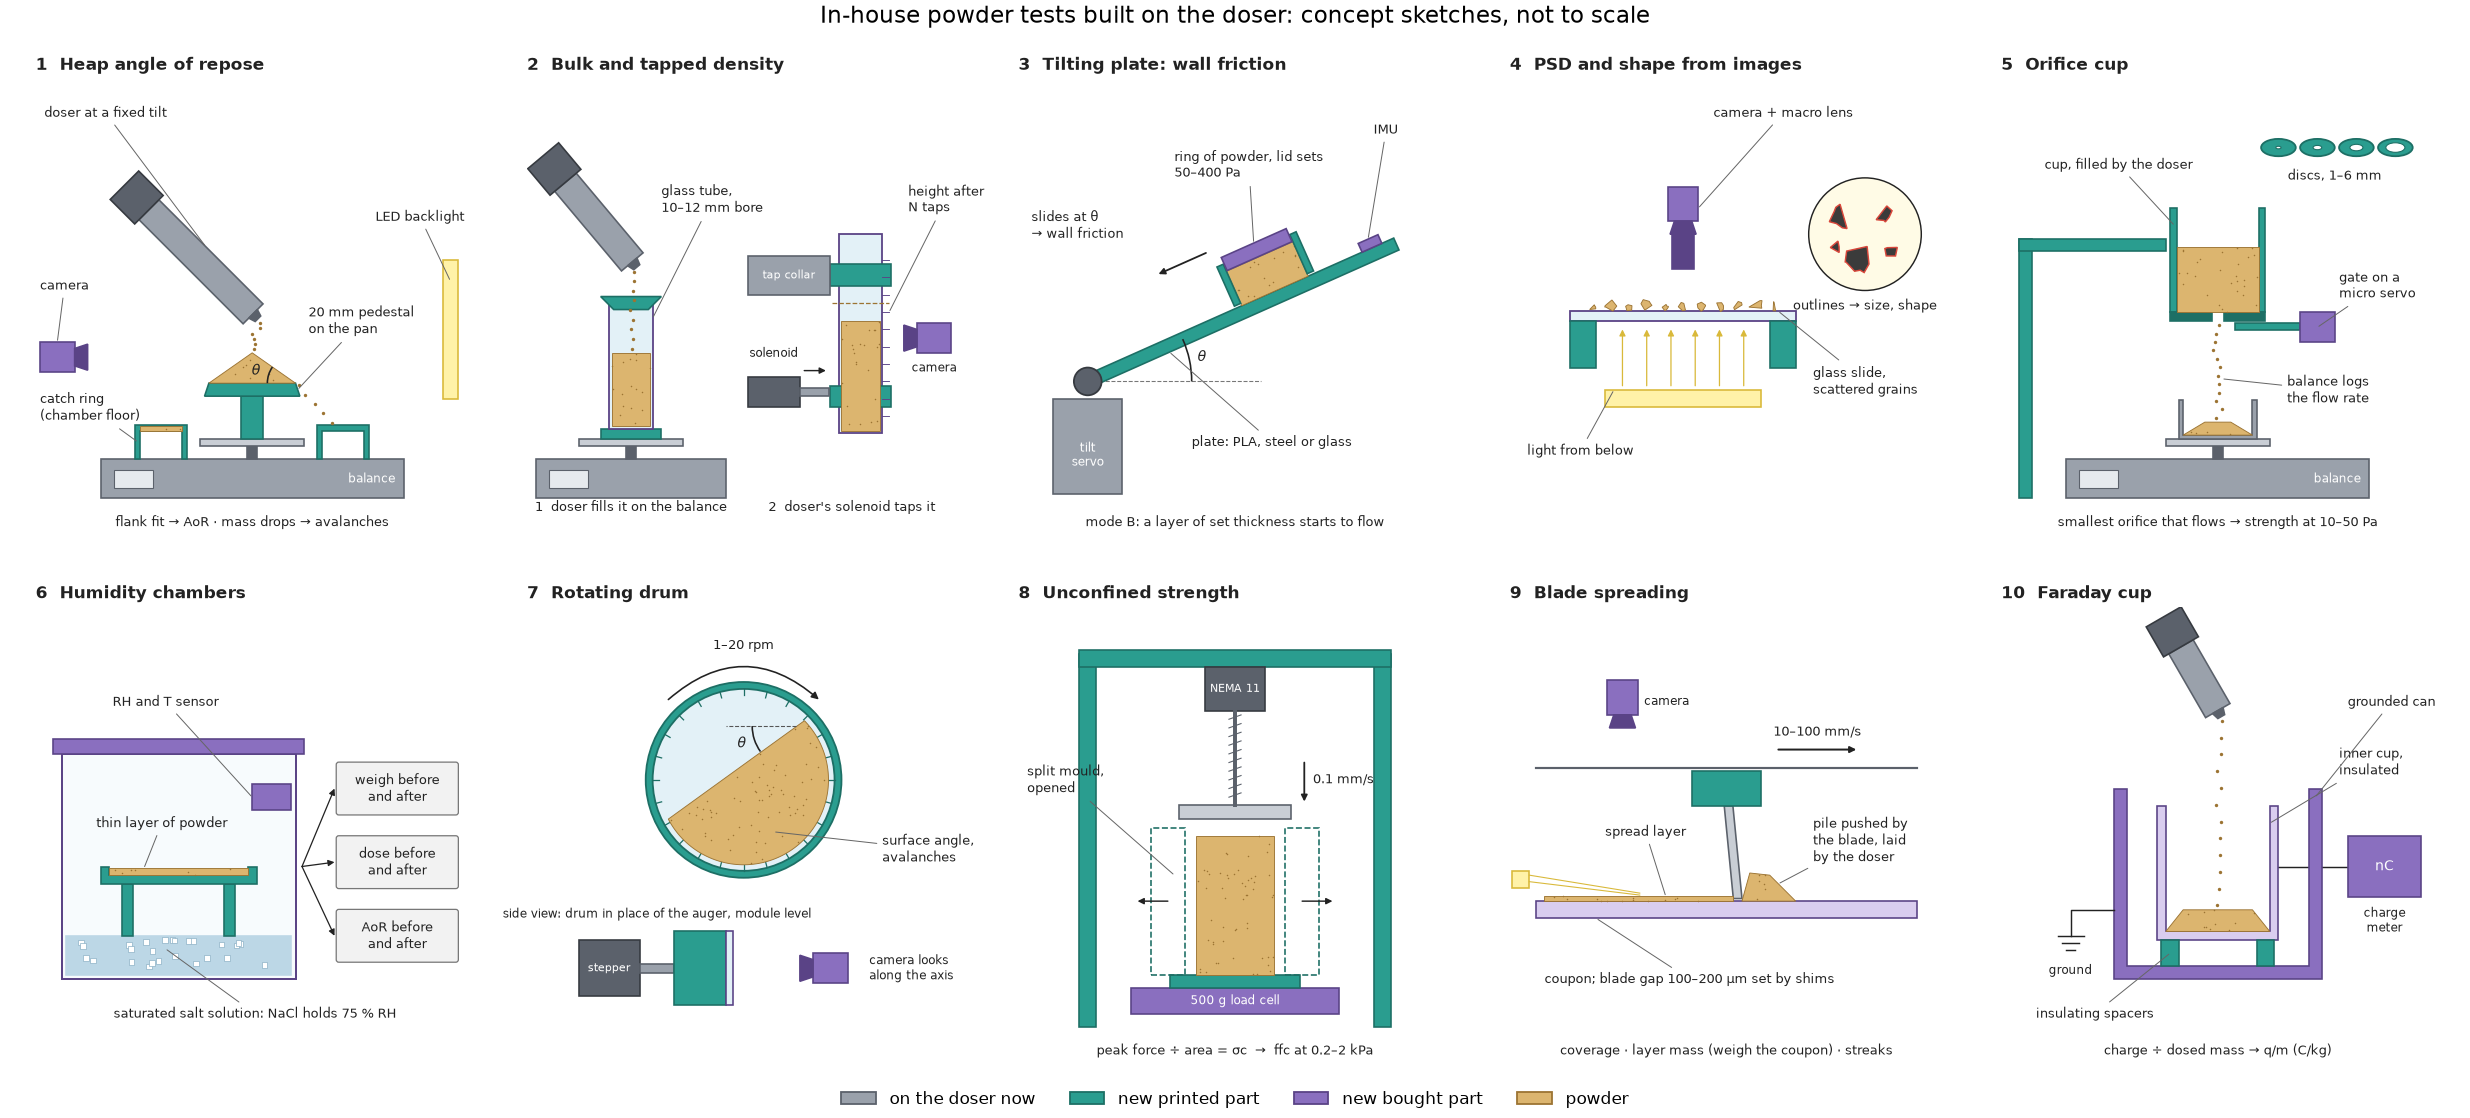

Write the Python code that produced this figure.
"""Concept sketches of the in-house powder tests built on the doser.

Draws one schematic side view per test (not to scale) and writes concepts.png next to
this file. Grey parts are on the doser already, teal parts are new printed parts and
purple parts are new bought parts.

    python concepts.py
"""
from pathlib import Path

import matplotlib

matplotlib.use("Agg")
import matplotlib.pyplot as plt  # noqa: E402
import numpy as np  # noqa: E402
from matplotlib import patches  # noqa: E402
from matplotlib.path import Path as MPath  # noqa: E402

HERE = Path(__file__).resolve().parent

EXIST, EXIST_DARK, EXIST_LIGHT = "#9aa1ab", "#5b616b", "#c9ced5"
PRINT, PRINT_DARK = "#2a9d8f", "#1d6f65"
BUY, BUY_DARK, BUY_LIGHT = "#8a6fbf", "#5a4386", "#d9cdef"
POWDER, POWDER_DOT = "#dcb56f", "#9c7433"
GLASS = "#e3f1f7"
LIGHT, LIGHT_EDGE = "#fff2a8", "#d9b93a"
WATER = "#bcd7e6"
TEXT = "#222222"
FS = 7.2


def poly(ax, pts, fc, ec=None, lw=0.9, z=2, ls="-", alpha=1.0):
    p = patches.Polygon(np.asarray(pts, float), closed=True, facecolor=fc,
                        edgecolor=ec if ec else fc, lw=lw, zorder=z, ls=ls, alpha=alpha)
    ax.add_patch(p)
    return p


def rect(ax, x, y, w, h, fc, ec=None, lw=0.9, z=2, ls="-"):
    return poly(ax, [(x, y), (x + w, y), (x + w, y + h), (x, y + h)], fc, ec, lw, z, ls)


def powder(ax, pts, seed=0, z=3, dots=0.09):
    """Fill a polygon with powder colour and stipple it."""
    pts = np.asarray(pts, float)
    poly(ax, pts, POWDER, POWDER_DOT, 0.5, z)
    rng = np.random.default_rng(seed)
    lo, hi = pts.min(0), pts.max(0)
    n = int(dots * (hi - lo).prod()) + 3
    cand = rng.uniform(lo, hi, size=(n, 2))
    inside = MPath(pts).contains_points(cand)
    c = cand[inside]
    ax.scatter(c[:, 0], c[:, 1], s=0.7, color=POWDER_DOT, zorder=z + 0.1, lw=0)


def stream(ax, x0, y0, x1, y1, n=9, seed=1, z=3):
    """A thin stream of falling grains."""
    rng = np.random.default_rng(seed)
    t = np.linspace(0, 1, n)
    xs = x0 + (x1 - x0) * t + rng.normal(0, 0.35, n)
    ys = y0 + (y1 - y0) * t
    ax.scatter(xs, ys, s=3.5, color=POWDER_DOT, zorder=z, lw=0)


def note(ax, xy, xytext, text, ha="left", fs=FS, color=TEXT):
    ax.annotate(text, xy=xy, xytext=xytext, fontsize=fs, ha=ha, va="center", color=color,
                arrowprops=dict(arrowstyle="-", lw=0.55, color="#666666",
                                shrinkA=1, shrinkB=1), zorder=10)


def text(ax, x, y, s, ha="center", fs=FS, color=TEXT, **kw):
    ax.text(x, y, s, ha=ha, va="center", fontsize=fs, color=color, zorder=10, **kw)


def arrow(ax, p0, p1, color=TEXT, lw=0.9, style="-|>", z=9):
    ax.annotate("", xy=p1, xytext=p0, zorder=z,
                arrowprops=dict(arrowstyle=style, lw=lw, color=color,
                                shrinkA=0, shrinkB=0, mutation_scale=7))


def balance(ax, x0=15.0, y0=3.0, w=70.0, label=True):
    """HR-100A balance: body, stem and pan. Returns (pan centre x, pan top y)."""
    rect(ax, x0, y0, w, 9, EXIST, EXIST_DARK)
    rect(ax, x0 + 3, y0 + 2.5, 9, 4, "#e6eaee", EXIST_DARK, lw=0.6)
    cx = x0 + w / 2
    rect(ax, cx - 1.2, y0 + 9, 2.4, 3, EXIST_DARK, EXIST_DARK)
    rect(ax, cx - 12, y0 + 12, 24, 1.6, EXIST_LIGHT, EXIST_DARK)
    if label:
        text(ax, x0 + w - 2, y0 + 4.5, "balance", ha="right", color="white", fs=6.5)
    return cx, y0 + 13.6


def doser(ax, tip, angle, length=38.0, width=6.5, label=None, label_at=None):
    """The auger module: a tube whose exit is at `tip`, tilted `angle` degrees from
    horizontal and rising to the left, with the stepper at its upper end."""
    a = np.radians(angle)
    d = np.array([-np.cos(a), np.sin(a)])
    n = np.array([np.sin(a), np.cos(a)])
    tip = np.asarray(tip, float)
    p0, p1 = tip + n * width / 2, tip - n * width / 2
    poly(ax, [p0, p1, p1 + d * length, p0 + d * length], EXIST, EXIST_DARK)
    top = tip + d * length
    m = [top + n * (width / 2 + 1.4), top - n * (width / 2 + 1.4),
         top - n * (width / 2 + 1.4) + d * 8, top + n * (width / 2 + 1.4) + d * 8]
    poly(ax, m, EXIST_DARK, "#363a40")
    poly(ax, [tip + n * 1.4, tip - n * 1.4, tip - n * 0.9 - d * 1.6, tip + n * 0.9 - d * 1.6],
         EXIST_DARK, EXIST_DARK)
    if label:
        mid = tip + d * length * 0.55
        note(ax, tuple(mid + n * width * 0.5), label_at, label)
    return tip - d * 1.6


def camera(ax, x, y, facing="right", label="camera", label_at=None, ha="left"):
    """Camera body and lens; (x, y) is the front of the lens."""
    if facing == "right":
        rect(ax, x - 11, y - 3.5, 8, 7, BUY, BUY_DARK)
        poly(ax, [(x - 3, y - 2), (x, y - 3), (x, y + 3), (x - 3, y + 2)], BUY_DARK, BUY_DARK)
    elif facing == "left":
        rect(ax, x + 3, y - 3.5, 8, 7, BUY, BUY_DARK)
        poly(ax, [(x + 3, y - 2), (x, y - 3), (x, y + 3), (x + 3, y + 2)], BUY_DARK, BUY_DARK)
    else:  # down
        rect(ax, x - 3.5, y + 3, 7, 8, BUY, BUY_DARK)
        poly(ax, [(x - 2, y + 3), (x - 3, y), (x + 3, y), (x + 2, y + 3)], BUY_DARK, BUY_DARK)
    if label and label_at:
        note(ax, (x - 7 if facing == "right" else x + 7 if facing == "left" else x, y + 3.5
                  if facing != "down" else y + 8), label_at, label, ha=ha)


def backlight(ax, x, y, w, h, label="LED backlight", label_at=None, ha="left"):
    rect(ax, x, y, w, h, LIGHT, LIGHT_EDGE)
    if label_at:
        note(ax, (x + w / 2, y + h * 0.85), label_at, label, ha=ha)


def angle_arc(ax, centre, r, a0, a1, label, label_r=None, fs=FS + 0.5):
    arc = patches.Arc(centre, 2 * r, 2 * r, theta1=a0, theta2=a1, lw=0.9, color=TEXT, zorder=9)
    ax.add_patch(arc)
    am = np.radians((a0 + a1) / 2)
    lr = label_r if label_r else r + 3
    text(ax, centre[0] + lr * np.cos(am), centre[1] + lr * np.sin(am), label, fs=fs,
         style="italic")


def setup(ax, title):
    ax.set_xlim(0, 100)
    ax.set_ylim(0, 100)
    ax.set_aspect("equal")
    ax.axis("off")
    ax.text(0, 101, title, ha="left", va="bottom", fontsize=9.5, fontweight="bold", color=TEXT)


# --- the ten panels -------------------------------------------------------------------

def p1_heap(ax):
    setup(ax, "1  Heap angle of repose")
    cx, top = balance(ax)
    # pedestal on the pan
    rect(ax, cx - 2.5, top, 5, 10, PRINT, PRINT_DARK)
    poly(ax, [(cx - 11, top + 10), (cx + 11, top + 10), (cx + 10, top + 13), (cx - 10, top + 13)],
         PRINT, PRINT_DARK)
    base_y = top + 13
    h = 10 * np.tan(np.radians(35))
    powder(ax, [(cx - 10, base_y), (cx + 10, base_y), (cx, base_y + h)], seed=3)
    # catch ring on the chamber floor, clear of the pan
    for x in (cx - 27, cx + 15):
        poly(ax, [(x, 12), (x + 1.2, 12), (x + 1.2, 18.5), (x + 10.8, 18.5), (x + 10.8, 12),
                  (x + 12, 12), (x + 12, 20), (x, 20)], PRINT, PRINT_DARK)
    powder(ax, [(cx - 25.8, 18.5), (cx - 16.2, 18.5), (cx - 16.2, 19.6), (cx - 25.8, 19.6)], seed=4)
    stream(ax, cx + 11, base_y - 0.5, cx + 18, 20.5, n=5, seed=5)
    exit_pt = doser(ax, (cx + 0.2, base_y + h + 9), 45, length=34,
                    label="doser at a fixed tilt", label_at=(2, 92))
    stream(ax, exit_pt[0], exit_pt[1] - 1, cx, base_y + h + 0.8, n=6, seed=6)
    angle_arc(ax, (cx + 10, base_y), 6.5, 145, 180, "θ", label_r=9.5)
    camera(ax, 12, base_y + 6, "right", label="camera", label_at=(1, 52))
    backlight(ax, 94, 26, 3.5, 32, label_at=(99, 68), ha="right")
    note(ax, (cx + 10.5, base_y - 1.5), (63, 44), "20 mm pedestal\non the pan")
    note(ax, (cx - 26.4, 16), (1, 24), "catch ring\n(chamber floor)")
    text(ax, 50, -2.5, "flank fit → AoR · mass drops → avalanches", fs=FS)


def p2_density(ax):
    setup(ax, "2  Bulk and tapped density")
    # fill on the balance
    cx, top = balance(ax, x0=2, w=44, label=False)
    text(ax, 24, 1.0, "1  doser fills it on the balance", fs=FS)
    rect(ax, cx - 7, top, 14, 2.5, PRINT, PRINT_DARK)
    rect(ax, cx - 5, top + 2.5, 10, 30, GLASS, BUY_DARK, lw=1.0)
    powder(ax, [(cx - 4.4, top + 3), (cx + 4.4, top + 3), (cx + 4.4, top + 20),
                (cx - 4.4, top + 20)], seed=7)
    poly(ax, [(cx - 7, top + 33), (cx + 7, top + 33), (cx + 4, top + 30), (cx - 4, top + 30)],
         PRINT, PRINT_DARK)
    tip = doser(ax, (cx + 0.3, top + 41), 50, length=24)
    stream(ax, tip[0], tip[1] - 1, cx, top + 21, n=9, seed=8)
    # tap in the tap collar
    tx = 77
    text(ax, 75, 1.0, "2  doser's solenoid taps it", fs=FS)
    rect(ax, tx - 5, 18, 10, 46, GLASS, BUY_DARK, lw=1.0)
    powder(ax, [(tx - 4.4, 18.6), (tx + 4.4, 18.6), (tx + 4.4, 44), (tx - 4.4, 44)], seed=9)
    ax.plot([tx - 6.5, tx + 6.5], [48, 48], ls="--", lw=0.7, color=POWDER_DOT, zorder=6)
    for yy in np.arange(22, 62, 4):
        ax.plot([tx + 5, tx + 6.6], [yy, yy], lw=0.5, color=BUY_DARK, zorder=6)
    rect(ax, tx - 7, 52, 14, 5, PRINT, PRINT_DARK)
    rect(ax, tx - 7, 24, 14, 5, PRINT, PRINT_DARK)
    rect(ax, tx - 26, 50, 19, 9, EXIST, EXIST_DARK)
    text(ax, tx - 16.5, 54.5, "tap collar", fs=6.3, color="white")
    rect(ax, tx - 26, 24, 12, 7, EXIST_DARK, "#363a40")
    rect(ax, tx - 14, 26.6, 6.8, 1.8, EXIST, EXIST_DARK)
    arrow(ax, (tx - 13, 32.5), (tx - 8, 32.5), lw=0.8)
    text(ax, tx - 20, 36.5, "solenoid", fs=6.5)
    note(ax, (tx + 6.6, 46), (88, 72), "height after\nN taps", ha="left")
    note(ax, (cx + 5, top + 28), (31, 72), "glass tube,\n10–12 mm bore")
    camera(ax, 87, 40, "left", label=None)
    text(ax, 94, 33, "camera", fs=6.5, ha="center")


def p3_tilt(ax):
    setup(ax, "3  Tilting plate: wall friction")
    piv = np.array([16.0, 30.0])
    rect(ax, 8, 4, 16, 22, EXIST, EXIST_DARK)
    text(ax, 16, 13, "tilt\nservo", fs=6.5, color="white")
    ax.add_patch(patches.Circle(piv, 3.2, facecolor=EXIST_DARK, edgecolor="#363a40", zorder=4))
    th = np.radians(24)
    u = np.array([np.cos(th), np.sin(th)])
    v = np.array([-np.sin(th), np.cos(th)])

    def P(s, t):
        return piv + u * s + v * t

    poly(ax, [P(0, -1.5), P(78, -1.5), P(78, 1.5), P(0, 1.5)], PRINT, PRINT_DARK, z=3)
    # ring of powder with a lid, just clear of the plate
    s0 = 38
    poly(ax, [P(s0, 2.1), P(s0 + 1.6, 2.1), P(s0 + 1.6, 12), P(s0, 12)], PRINT, PRINT_DARK, z=4)
    poly(ax, [P(s0 + 18.4, 2.1), P(s0 + 20, 2.1), P(s0 + 20, 12), P(s0 + 18.4, 12)], PRINT,
         PRINT_DARK, z=4)
    powder(ax, [P(s0 + 1.6, 1.5), P(s0 + 18.4, 1.5), P(s0 + 18.4, 10.2), P(s0 + 1.6, 10.2)], seed=10,
           z=3.5)
    poly(ax, [P(s0 + 1.8, 10.3), P(s0 + 18.2, 10.3), P(s0 + 18.2, 13.6), P(s0 + 1.8, 13.6)],
         BUY, BUY_DARK, z=4)
    rect_c = P(70, 1.5)
    poly(ax, [rect_c, rect_c + u * 5, rect_c + u * 5 + v * 2.2, rect_c + v * 2.2], BUY, BUY_DARK,
         z=4)
    arrow(ax, tuple(P(s0 - 1, 16)), tuple(P(s0 - 13, 16)), lw=1.0)
    ax.plot([piv[0], piv[0] + 40], [piv[1], piv[1]], ls="--", lw=0.6, color="#777777", zorder=2)
    angle_arc(ax, tuple(piv), 24, 0, 24, "θ", label_r=27)
    note(ax, tuple(P(s0 + 10, 13.6)), (36, 80), "ring of powder, lid sets\n50–400 Pa")
    note(ax, tuple(P(72.5, 3.7)), (82, 88), "IMU", ha="left")
    note(ax, tuple(P(20, -1.5)), (40, 16), "plate: PLA, steel or glass")
    text(ax, 3, 66, "slides at θ\n→ wall friction", ha="left", fs=FS)
    text(ax, 50, -2.5, "mode B: a layer of set thickness starts to flow", fs=FS)


def p4_psd(ax):
    setup(ax, "4  PSD and shape from images")
    camera(ax, 40, 64, "down", label=None)
    rect(ax, 37.5, 56, 5, 8, BUY_DARK, BUY_DARK)
    note(ax, (43.5, 70), (47, 92), "camera + macro lens", ha="left")
    rect(ax, 14, 44, 52, 2.2, GLASS, BUY_DARK, lw=1.0)
    rect(ax, 14, 33, 6, 11, PRINT, PRINT_DARK)
    rect(ax, 60, 33, 6, 11, PRINT, PRINT_DARK)
    rng = np.random.default_rng(11)
    for x in np.linspace(19, 61, 11):
        r = rng.uniform(0.7, 1.7)
        k = rng.integers(5, 8)
        ang = np.sort(rng.uniform(0, 2 * np.pi, k))
        rr = r * rng.uniform(0.75, 1.15, k)
        poly(ax, np.c_[x + rr * np.cos(ang), 46.2 + r + rr * np.sin(ang)], POWDER, POWDER_DOT, 0.5, 4)
    backlight(ax, 22, 24, 36, 4, label=None)
    for x in np.linspace(26, 54, 6):
        arrow(ax, (x, 29), (x, 42), color=LIGHT_EDGE, lw=0.7)
    note(ax, (24, 28), (4, 14), "light from below")
    note(ax, (62, 46.2), (70, 30), "glass slide,\nscattered grains")
    # zoomed view
    zc = np.array([82.0, 64.0])
    ax.add_patch(patches.Circle(zc, 13, facecolor="#fffbe6", edgecolor=TEXT, lw=0.8, zorder=3))
    for (dx, dy, r, k) in [(-5, 4, 3.0, 7), (4, 5, 2.2, 6), (-1, -5, 3.6, 8), (6, -4, 1.6, 6),
                           (-7, -3, 1.4, 5)]:
        ang = np.sort(rng.uniform(0, 2 * np.pi, k))
        rr = r * rng.uniform(0.7, 1.15, k)
        poly(ax, np.c_[zc[0] + dx + rr * np.cos(ang), zc[1] + dy + rr * np.sin(ang)], "#3b3b3b",
             "#d9473b", 0.8, 4)
    text(ax, 82, 47.5, "outlines → size, shape", fs=FS)


def p5_orifice(ax):
    setup(ax, "5  Orifice cup")
    cx, top = balance(ax)
    # catch cup on the pan
    poly(ax, [(cx - 9, top), (cx + 9, top), (cx + 9, top + 9), (cx + 8, top + 9), (cx + 8, top + 1),
              (cx - 8, top + 1), (cx - 8, top + 9), (cx - 9, top + 9)], EXIST, EXIST_DARK)
    powder(ax, [(cx - 8, top + 1), (cx + 8, top + 1), (cx + 3, top + 4), (cx - 3, top + 4)], seed=12)
    # stand, standing beside the balance
    rect(ax, 4, 3, 3, 60, PRINT, PRINT_DARK)
    rect(ax, 4, 60, 34, 3, PRINT, PRINT_DARK)
    # cup with orifice disc
    y0 = 46
    poly(ax, [(cx - 11, y0), (cx - 9.5, y0), (cx - 9.5, y0 + 24), (cx - 11, y0 + 24)], PRINT,
         PRINT_DARK)
    poly(ax, [(cx + 9.5, y0), (cx + 11, y0), (cx + 11, y0 + 24), (cx + 9.5, y0 + 24)], PRINT,
         PRINT_DARK)
    rect(ax, cx - 11, y0 - 2, 9.6, 2, PRINT_DARK, PRINT_DARK)
    rect(ax, cx + 1.4, y0 - 2, 9.6, 2, PRINT_DARK, PRINT_DARK)
    powder(ax, [(cx - 9.5, y0), (cx + 9.5, y0), (cx + 9.5, y0 + 15), (cx - 9.5, y0 + 15)], seed=13)
    # gate pulled aside by a micro servo
    rect(ax, cx + 4, y0 - 4.2, 15, 1.8, PRINT, PRINT_DARK)
    rect(ax, cx + 19, y0 - 7, 8, 7, BUY, BUY_DARK)
    stream(ax, cx, y0 - 3, cx, top + 5, n=12, seed=14)
    # disc set
    for i, (x, r) in enumerate([(64, 0.6), (73, 1.0), (82, 1.5), (91, 2.2)]):
        ax.add_patch(patches.Ellipse((x, 84), 8, 4, facecolor=PRINT, edgecolor=PRINT_DARK,
                                     zorder=4))
        ax.add_patch(patches.Ellipse((x, 84), 2 * r, r, facecolor="white", edgecolor=PRINT_DARK,
                                     lw=0.6, zorder=5))
    text(ax, 77, 77.5, "discs, 1–6 mm", fs=FS)
    note(ax, (cx - 10, y0 + 20), (10, 80), "cup, filled by the doser")
    note(ax, (cx + 23, y0 - 3.5), (78, 52), "gate on a\nmicro servo")
    note(ax, (cx + 1, top + 14), (66, 28), "balance logs\nthe flow rate")
    text(ax, 50, -2.5, "smallest orifice that flows → strength at 10–50 Pa", fs=FS)


def p6_humidity(ax):
    setup(ax, "6  Humidity chambers")
    rect(ax, 6, 14, 54, 52, "#f7fbfd", BUY_DARK, lw=1.1)
    rect(ax, 4, 66, 58, 3.5, BUY, BUY_DARK)
    rect(ax, 7, 15, 52, 9, WATER, WATER)
    rng = np.random.default_rng(15)
    for _ in range(26):
        x, y = rng.uniform(9, 57), rng.uniform(16, 22.5)
        rect(ax, x, y, 1.3, 1.3, "white", "#8fb3c7", lw=0.4, z=3)
    rect(ax, 20, 24, 2.5, 12, PRINT, PRINT_DARK)
    rect(ax, 43.5, 24, 2.5, 12, PRINT, PRINT_DARK)
    poly(ax, [(15, 36), (51, 36), (51, 40), (49, 40), (49, 38), (17, 38), (17, 40), (15, 40)], PRINT,
         PRINT_DARK)
    powder(ax, [(17, 38), (49, 38), (49, 39.6), (17, 39.6)], seed=16)
    rect(ax, 50, 53, 9, 6, BUY, BUY_DARK)
    note(ax, (50, 56), (30, 78), "RH and T sensor", ha="center")
    note(ax, (30, 21), (18, 6), "saturated salt solution: NaCl holds 75 % RH", ha="left")
    note(ax, (25, 39.6), (14, 50), "thin layer of powder")
    for i, s in enumerate(["weigh before\nand after", "dose before\nand after", "AoR before\nand after"]):
        y = 58 - i * 17
        ax.add_patch(patches.FancyBboxPatch((70, y - 5.5), 27, 11, boxstyle="round,pad=0.6",
                                            facecolor="#f2f2f2", edgecolor="#777777", lw=0.7,
                                            zorder=3))
        text(ax, 83.5, y, s, fs=FS)
        arrow(ax, (61.5, 40), (69, y), lw=0.7)


def p7_drum(ax):
    setup(ax, "7  Rotating drum")
    c = np.array([50.0, 60.0])
    R = 21.0
    ax.add_patch(patches.Circle(c, R + 1.6, facecolor=PRINT, edgecolor=PRINT_DARK, zorder=2))
    ax.add_patch(patches.Circle(c, R, facecolor=GLASS, edgecolor=PRINT_DARK, zorder=2.5))
    for a in np.linspace(0, 2 * np.pi, 24, endpoint=False):
        ax.plot([c[0] + R * np.cos(a), c[0] + (R - 1.4) * np.cos(a)],
                [c[1] + R * np.sin(a), c[1] + (R - 1.4) * np.sin(a)], color=PRINT_DARK, lw=0.7,
                zorder=3)
    th = np.radians(36)
    nrm = np.array([np.sin(th), -np.cos(th)])  # points into the powder
    off = 3.0
    t = np.linspace(0, 2 * np.pi, 400)
    circ = c + (R - 1.4) * np.c_[np.cos(t), np.sin(t)]
    keep = (circ - c) @ nrm > -off
    pts = circ[keep]
    ang = np.arctan2(pts[:, 1] - c[1], pts[:, 0] - c[0])
    order = np.argsort(np.unwrap(ang - ang[0]))
    powder(ax, pts[order], seed=17)
    ax.plot([c[0] - 24, c[0] + 4], [c[1] - 24 * np.tan(th) * 0 + 0, c[1]], lw=0)
    # free-surface angle against the horizontal
    p_low = c + np.array([np.cos(th), np.sin(th)]) * (R - 4) - nrm * off
    ax.plot([p_low[0], p_low[0] - 16], [p_low[1], p_low[1]], ls="--", lw=0.6, color="#555555",
            zorder=6)
    angle_arc(ax, tuple(p_low), 10, 180, 180 + 36, "θ", label_r=13)
    ax.add_patch(patches.FancyArrowPatch((c[0] - 18, c[1] + 18), (c[0] + 18, c[1] + 18),
                                         connectionstyle="arc3,rad=-0.45", arrowstyle="-|>",
                                         mutation_scale=8, lw=0.9, color=TEXT, zorder=7))
    text(ax, 50, 91, "1–20 rpm", fs=FS)
    # side view: stepper, drum, window, camera
    rect(ax, 12, 10, 14, 13, EXIST_DARK, "#363a40")
    text(ax, 19, 16.5, "stepper", fs=6.3, color="white")
    rect(ax, 26, 15.4, 8, 2.2, EXIST, EXIST_DARK)
    rect(ax, 34, 8, 12, 17, PRINT, PRINT_DARK)
    rect(ax, 46, 8, 1.6, 17, GLASS, BUY_DARK)
    camera(ax, 63, 16.5, "left", label=None)
    text(ax, 79, 16.5, "camera looks\nalong the axis", fs=6.5, ha="left")
    text(ax, 30, 29, "side view: drum in place of the auger, module level", fs=6.5)
    note(ax, (c[0] + 7, c[1] - 12), (82, 44), "surface angle,\navalanches")


def p8_ucs(ax):
    setup(ax, "8  Unconfined strength")
    rect(ax, 14, 3, 4, 86, PRINT, PRINT_DARK)
    rect(ax, 82, 3, 4, 86, PRINT, PRINT_DARK)
    rect(ax, 14, 86, 72, 4, PRINT, PRINT_DARK)
    rect(ax, 26, 6, 48, 6, BUY, BUY_DARK)
    text(ax, 50, 9, "500 g load cell", fs=6.5, color="white")
    rect(ax, 35, 12, 30, 3, PRINT, PRINT_DARK)
    powder(ax, [(41, 15), (59, 15), (59, 47), (41, 47)], seed=18)
    for x0, dx in ((30.5, -1), (61.5, 1)):
        rect(ax, x0, 15, 8, 34, "none", PRINT_DARK, lw=0.9, ls="--")
        arrow(ax, (x0 + 4, 32), (x0 + 4 + 7 * dx, 32), lw=0.8)
    text(ax, 50, 53.5, "", fs=6)
    rect(ax, 37, 51, 26, 3.2, EXIST_LIGHT, EXIST_DARK)
    ax.plot([50, 50], [54.2, 76], color=EXIST_DARK, lw=2.2, zorder=3)
    for yy in np.arange(56, 76, 2):
        ax.plot([48.6, 51.4], [yy, yy + 1], color=EXIST_DARK, lw=0.6, zorder=3)
    rect(ax, 43, 76, 14, 10, EXIST_DARK, "#363a40")
    text(ax, 50, 81, "NEMA 11", fs=6.2, color="white")
    arrow(ax, (66, 64), (66, 55), lw=1.0)
    text(ax, 68, 60, "0.1 mm/s", fs=FS, ha="left")
    note(ax, (36, 38), (2, 60), "split mould,\nopened", ha="left")
    text(ax, 50, -2.5, "peak force ÷ area = σc  →  ffc at 0.2–2 kPa", fs=FS)


def p9_spread(ax):
    setup(ax, "9  Blade spreading")
    rect(ax, 6, 28, 88, 4, BUY_LIGHT, BUY_DARK)
    powder(ax, [(8, 32), (51.5, 32), (51.5, 33.1), (8, 33.1)], seed=20, dots=0.25)
    powder(ax, [(53.6, 32), (66, 32), (60, 38), (55.4, 38.5)], seed=19)
    poly(ax, [(51.6, 32.6), (53.6, 32.6), (51.5, 54), (49.5, 54)], EXIST_LIGHT, EXIST_DARK)
    rect(ax, 42, 54, 16, 8, PRINT, PRINT_DARK)
    ax.plot([6, 94], [62.8, 62.8], color=EXIST_DARK, lw=1.2, zorder=1)
    arrow(ax, (62, 67), (80, 67), lw=1.1)
    text(ax, 71, 71, "10–100 mm/s", fs=FS)
    camera(ax, 26, 72, "down", label=None)
    text(ax, 31, 78, "camera", fs=6.5, ha="left")
    rect(ax, 0.5, 35, 4, 4, LIGHT, LIGHT_EDGE)
    for dy in (0.0, 1.5):
        ax.plot([4.5, 30], [36.5 + dy, 33.4 + dy * 0.3], color=LIGHT_EDGE, lw=0.6, zorder=2)
    note(ax, (20, 28), (8, 14), "coupon; blade gap 100–200 µm set by shims")
    note(ax, (36, 33.1), (22, 48), "spread layer")
    note(ax, (62, 36), (70, 46), "pile pushed by\nthe blade, laid\nby the doser")
    text(ax, 50, -2.5, "coverage · layer mass (weigh the coupon) · streaks", fs=FS)


def p10_faraday(ax):
    setup(ax, "10  Faraday cup")
    poly(ax, [(26, 14), (74, 14), (74, 58), (71, 58), (71, 17), (29, 17), (29, 58), (26, 58)],
         BUY, BUY_DARK)
    poly(ax, [(36, 23), (64, 23), (64, 54), (62, 54), (62, 25), (38, 25), (38, 54), (36, 54)],
         BUY_LIGHT, BUY_DARK)
    for x in (37, 59):
        rect(ax, x, 17, 4, 6, PRINT, PRINT_DARK)
    powder(ax, [(38, 25), (62, 25), (58, 30), (42, 30)], seed=22)
    tip = doser(ax, (50, 76), 60, length=17)
    stream(ax, tip[0], tip[1] - 1, 50, 31, n=12, seed=23)
    ax.plot([64, 80], [40, 40], color=TEXT, lw=0.8, zorder=1)
    rect(ax, 80, 33, 17, 14, BUY, BUY_DARK)
    text(ax, 88.5, 40, "nC", fs=8, color="white")
    text(ax, 88.5, 27.5, "charge\nmeter", fs=6.8)
    ax.plot([26, 16, 16], [30, 30, 24], color=TEXT, lw=0.8)
    for i, w in enumerate((6, 4, 2)):
        ax.plot([16 - w / 2, 16 + w / 2], [24 - 1.6 * i, 24 - 1.6 * i], color=TEXT, lw=0.8)
    text(ax, 16, 16, "ground", fs=6.5)
    note(ax, (62, 50), (78, 64), "inner cup,\ninsulated")
    note(ax, (72.5, 56), (80, 78), "grounded can")
    note(ax, (39, 20), (8, 6), "insulating spacers")
    text(ax, 50, -2.5, "charge ÷ dosed mass → q/m (C/kg)", fs=FS)


def main():
    fig, axes = plt.subplots(2, 5, figsize=(19, 8.6))
    panels = [p1_heap, p2_density, p3_tilt, p4_psd, p5_orifice,
              p6_humidity, p7_drum, p8_ucs, p9_spread, p10_faraday]
    for ax, f in zip(axes.ravel(), panels):
        f(ax)
    handles = [patches.Patch(facecolor=EXIST, edgecolor=EXIST_DARK, label="on the doser now"),
               patches.Patch(facecolor=PRINT, edgecolor=PRINT_DARK, label="new printed part"),
               patches.Patch(facecolor=BUY, edgecolor=BUY_DARK, label="new bought part"),
               patches.Patch(facecolor=POWDER, edgecolor=POWDER_DOT, label="powder")]
    fig.legend(handles=handles, loc="lower center", ncol=4, frameon=False, fontsize=9.5,
               bbox_to_anchor=(0.5, -0.005))
    fig.suptitle("In-house powder tests built on the doser: concept sketches, not to scale",
                 fontsize=12.5, y=0.995)
    fig.subplots_adjust(left=0.01, right=0.99, top=0.93, bottom=0.07, wspace=0.08, hspace=0.22)
    out = HERE / "concepts.png"
    fig.savefig(out, dpi=130, facecolor="white")
    print("wrote", out)


if __name__ == "__main__":
    main()
